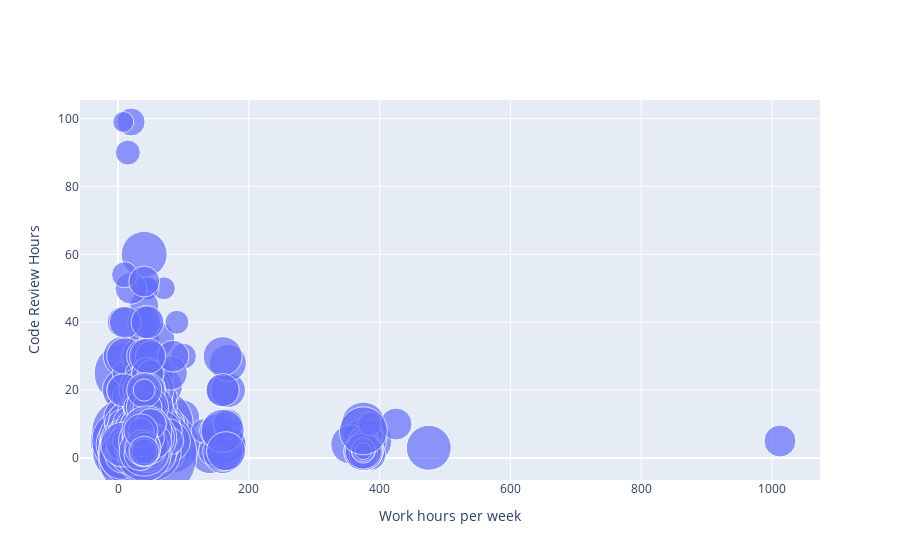

Write notebook code for a chart like this one.
### Markdown cell above
Create a bubble plot of `WorkWeekHrs` and `CodeRevHrs`, use `Age` column as bubble size.

### Code cell
# your code goes here

QUERY3 = """
SELECT CodeRevHrs as CodeRevHrs
FROM master

"""
df_CodeRevHrs = pd.read_sql_query(QUERY3,conn)
df_Age_cleaned = df_Age.dropna()
df_CodeRevHrs_cleaned = df_CodeRevHrs.dropna()
df_WorkWeekHrs_cleaned = df_WorkWeekHrs.dropna()
import plotly.graph_objects as go
hover_text = [f"Work hours per week: {work_hours}<br>Code Review Hours: {code_rev_hours}<br>Age: {age}" 
              for work_hours, code_rev_hours, age in zip(df_WorkWeekHrs['WorkWeekHrs'], 
                                                          df_CodeRevHrs['CodeRevHrs'], 
                                                          df_Age_cleaned)]

fig = go.Figure(data=[go.Scatter(
    x=df_WorkWeekHrs['WorkWeekHrs'],  
    y=df_CodeRevHrs['CodeRevHrs'],
    mode='markers',
    marker=dict(size=df_Age_cleaned),
    hovertext=hover_text 
)])
fig.update_layout(
    xaxis_title='Work hours per week',
    yaxis_title='Code Review Hours'
)
fig.show()

### Figure 1 — Plotly figure (JSON) as saved in the notebook; plotly's stock layout.template omitted (floating-point values rounded to 4 significant figures; data arrays with more than 128 entries replaced by an {"elided": "..."} marker saying what was removed)
{"data": [{"hovertext": ["Work hours per week: 80.0<br>Code Review Hours: nan<br>Age: Age"], "marker": {"size": {"elided": "11111x1 int values"}}, "mode": "markers", "type": "scatter", "x": {"elided": "11398 float values"}, "y": {"elided": "11398 float values"}}], "layout": {"autosize": true, "xaxis": {"autorange": true, "range": [-56.03, 1071.0], "title": {"text": "Work hours per week"}, "type": "linear"}, "yaxis": {"autorange": true, "range": [-6.892, 105.9], "title": {"text": "Code Review Hours"}, "type": "linear"}}}
